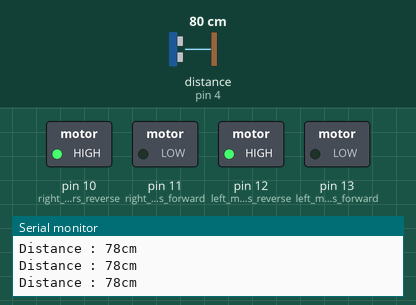
Bench run of a sketch on a simulated Arduino Uno, built with avr-gcc and run on an emulated ATmega328P. Parts: switched loads named in the sketch (green lamp = pin HIGH), the last lines printed to the serial monitor. Wiring (inferred from the names in the program): ultrasonic range finder: trigger pin 5; echo pin 4. The inputs (shaded band) are chosen by the test bench; at power-on: distance to the obstacle (sensor on pin 4) 80 cm. The echo pulse lasts 58.3 µs per cm; random numbers use the default seed unless the sketch sets one; pins used as bus, display or sensor lines are not drawn.

Above: at 1.2 s.
1.3 s: distance to the obstacle (sensor on pin 4) set to 55 cm
2.8 s: distance to the obstacle (sensor on pin 4) set to 48 cm
At 2.94 s:
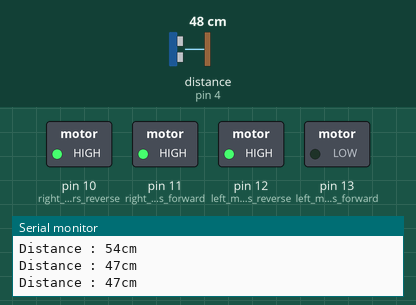
At 4.3 s:
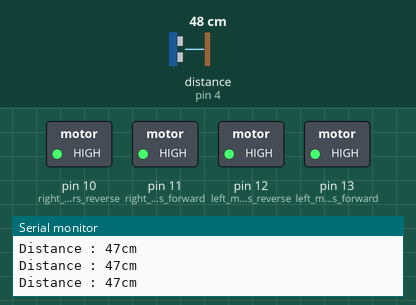
Timing chart, 0 to 5.8 s (numbered marks = the images above; inputs shaded):
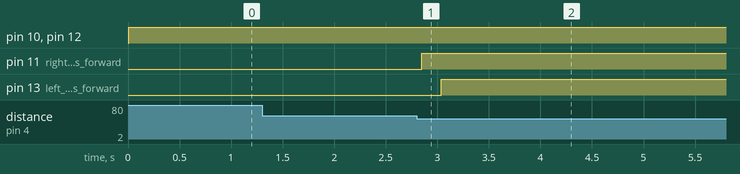

The sketch:

rccarwithservo.ino
```cpp
#define echoPin 4
#define trigPin 5

long duration;
int distance;
char t;

void setup() {
  pinMode(13, OUTPUT);  //left motors forward
  pinMode(12, OUTPUT);  //left motors reverse
  pinMode(11, OUTPUT);  //right motors forward
  pinMode(10, OUTPUT);  //right motors reverse
                        //pinMode(9,OUTPUT);   //Led
  pinMode(trigPin, OUTPUT);
  pinMode(echoPin, INPUT);

  Serial.begin(9600);
}

void loop() {
  digitalWrite(trigPin, LOW);
  //delayMicroseconds(2);  // put your main code here, to run repeatedly:
  digitalWrite(trigPin, HIGH);
  //delayMicroseconds(10);
  digitalWrite(trigPin, LOW);
  duration = pulseIn(echoPin, HIGH);
  distance = duration * 0.034 / 2;  //speed of sound wave divided by 2(go and come back)
  Serial.print("Distance : ");
  Serial.print(distance);
  Serial.println("cm");

  if (Serial.available()) {
    t = Serial.read();
    Serial.println(t);
  }

  if (distance < 50) {
    int randoms = random(10);
    int number = randoms % 3;

    if (number == 0) {
      reverse();
    } else if (number == 1) {
      turnRight();
    } else {
      turnLeft();
    }
  } else {
    reverse();
  }

  delay(60);
}


void forward() {  //move forward(all motors rotate in forward direction)
  digitalWrite(13, HIGH);
  digitalWrite(11, HIGH);
}

void reverse() {
    digitalWrite(12, HIGH);
    digitalWrite(10, HIGH);
    /* if  (distance <80)   {
      digitalWrite(13, LOW);
      digitalWrite(12, LOW);
      digitalWrite(11, LOW);
      digitalWrite(10, LOW);
    }*/
  }

void turnRight() {  //turn right (left side motors rotate in forward direction, right side motors doesn't rotate)
  digitalWrite(11, HIGH);
}

void turnLeft() {  //turn left (right side motors rotate in forward direction, left side motors doesn't rotate)
  digitalWrite(13, HIGH);
}

void stop() {  //STOP (all motors stop)
  digitalWrite(13, LOW);
  digitalWrite(12, LOW);
  digitalWrite(11, LOW);
  digitalWrite(10, LOW);
}
```

Measured:
- the behaviour switches between 51 and 50 cm on distance to the obstacle (sensor on pin 4) (found by bisection; images 0 and 1)
- after the input at 2.8 s, pin 11 (right_motors_forward): LOW → HIGH after 0.05 s; pin 13 (left_motors_forward): LOW → HIGH after 0.24 s
